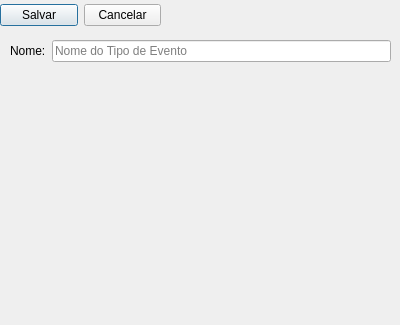
<?xml version="1.0" encoding="UTF-8"?>
<ui version="4.0">
 <class>Dialog</class>
 <widget class="QDialog" name="Dialog">
  <property name="geometry">
   <rect>
    <x>0</x>
    <y>0</y>
    <width>400</width>
    <height>325</height>
   </rect>
  </property>
  <property name="windowTitle">
   <string>Cadastro de Tipo de Evento - Eventos</string>
  </property>
  <widget class="QWidget" name="horizontalLayoutWidget">
   <property name="geometry">
    <rect>
     <x>0</x>
     <y>0</y>
     <width>161</width>
     <height>31</height>
    </rect>
   </property>
   <layout class="QHBoxLayout" name="horizontalLayout">
    <item>
     <widget class="QPushButton" name="pushButtonSalvar">
      <property name="text">
       <string>Salvar</string>
      </property>
     </widget>
    </item>
    <item>
     <widget class="QPushButton" name="pushButtonCancelar">
      <property name="text">
       <string>Cancelar</string>
      </property>
     </widget>
    </item>
   </layout>
  </widget>
  <widget class="QWidget" name="formLayoutWidget">
   <property name="geometry">
    <rect>
     <x>10</x>
     <y>40</y>
     <width>381</width>
     <height>24</height>
    </rect>
   </property>
   <layout class="QFormLayout" name="formLayout">
    <item row="0" column="0">
     <widget class="QLabel" name="labelNome">
      <property name="text">
       <string>Nome:</string>
      </property>
     </widget>
    </item>
    <item row="0" column="1">
     <widget class="QLineEdit" name="lineEditNome">
      <property name="placeholderText">
       <string>Nome do Tipo de Evento</string>
      </property>
     </widget>
    </item>
   </layout>
  </widget>
 </widget>
 <tabstops>
  <tabstop>lineEditNome</tabstop>
  <tabstop>pushButtonSalvar</tabstop>
  <tabstop>pushButtonCancelar</tabstop>
 </tabstops>
 <resources/>
 <connections/>
</ui>
